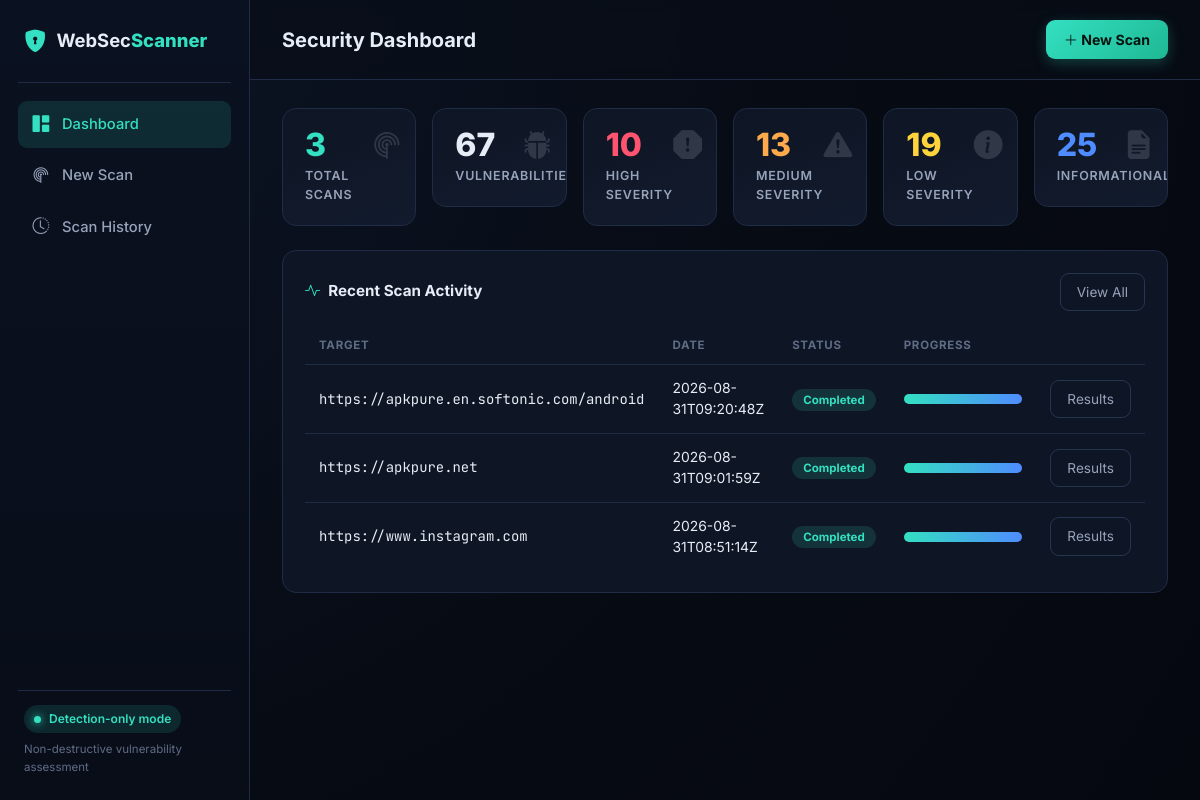
The page / on the database its author committed.
### tables this page shows
CREATE TABLE scans (
                id INTEGER PRIMARY KEY AUTOINCREMENT,
                target TEXT NOT NULL,
                date TEXT NOT NULL,
                status TEXT NOT NULL DEFAULT 'Queued',
                pages_discovered INTEGER DEFAULT 0,
                forms_discovered INTEGER DEFAULT 0,
                current_step TEXT DEFAULT '',
                progress INTEGER DEFAULT 0,
                error TEXT
            );

### app.py (the view)
@app.route("/")
def dashboard():
    stats = db.get_dashboard_stats()
    return render_template("dashboard.html", stats=stats)

### database/db.py (called while the page is built)
@contextmanager
def get_connection():
    conn = sqlite3.connect(DB_PATH)
    conn.row_factory = sqlite3.Row
    conn.execute("PRAGMA foreign_keys = ON")
    try:
        yield conn
        conn.commit()
    finally:
        conn.close()

def get_severity_counts(scan_id: int = None):
    counts = {s: 0 for s in SEVERITIES}
    with get_connection() as conn:
        if scan_id is None:
            rows = conn.execute(
                "SELECT severity, COUNT(*) as c FROM findings GROUP BY severity"
            ).fetchall()
        else:
            rows = conn.execute(
                "SELECT severity, COUNT(*) as c FROM findings WHERE scan_id = ? GROUP BY severity",
                (scan_id,),
            ).fetchall()
        for r in rows:
            counts[r["severity"]] = r["c"]
    return counts

def get_dashboard_stats():
    with get_connection() as conn:
        total_scans = conn.execute("SELECT COUNT(*) c FROM scans").fetchone()["c"]
        total_findings = conn.execute("SELECT COUNT(*) c FROM findings").fetchone()["c"]
        recent_scans = conn.execute(
            "SELECT * FROM scans ORDER BY id DESC LIMIT 8"
        ).fetchall()
    severity_counts = get_severity_counts()
    return {
        "total_scans": total_scans,
        "total_findings": total_findings,
        "high": severity_counts["High"],
        "medium": severity_counts["Medium"],
        "low": severity_counts["Low"],
        "info": severity_counts["Informational"],
        "recent_scans": [dict(r) for r in recent_scans],
    }

### templates/dashboard.html (shortened to what this page needs)
{% extends "base.html" %}
{% block page_title %}Security Dashboard{% endblock %}
{% block content %}
<div class="row g-3 mb-4">
  <div class="col-6 col-lg-2">
    <div class="stat-card total">
      <i class="bi bi-radar stat-icon"></i>
      <div class="stat-value">{{ stats.total_scans }}</div>
      <div class="stat-label">Total Scans</div>
    </div>
  </div>
  <div class="col-6 col-lg-2">
    <div class="stat-card">
      <i class="bi bi-bug-fill stat-icon"></i>
      <div class="stat-value">{{ stats.total_findings }}</div>
      <div class="stat-label">Vulnerabilities</div>
    </div>
  </div>
  <div class="col-6 col-lg-2">
    <div class="stat-card high">
      <i class="bi bi-exclamation-octagon-fill stat-icon"></i>
      <div class="stat-value">{{ stats.high }}</div>
      <div class="stat-label">High Severity</div>
    </div>
  </div>
  <div class="col-6 col-lg-2">
    <div class="stat-card medium">
      <i class="bi bi-exclamation-triangle-fill stat-icon"></i>
      <div class="stat-value">{{ stats.medium }}</div>
      <div class="stat-label">Medium Severity</div>
    </div>
  </div>
  <div class="col-6 col-lg-2">
    <div class="stat-card low">
      <i class="bi bi-info-circle-fill stat-icon"></i>
      <div class="stat-value">{{ stats.low }}</div>
      <div class="stat-label">Low Severity</div>
    </div>
  </div>
  <div class="col-6 col-lg-2">
    <div class="stat-card info">
      <i class="bi bi-file-earmark-text-fill stat-icon"></i>
      <div class="stat-value">{{ stats.info }}</div>
      <div class="stat-label">Informational</div>
    </div>
  </div>
</div>
<div class="panel">
  <div class="d-flex justify-content-between align-items-center mb-3">
    <div class="section-heading mb-0"><i class="bi bi-activity"></i> Recent Scan Activity</div>
    <a href="{{ url_for('history') }}" class="btn btn-outline-sec btn-sm">View All</a>
  </div>
  {% if stats.recent_scans %}
  <div class="table-responsive">
    <table class="table-sec">
      <thead>
        <tr>
          <th>Target</th>
          <th>Date</th>
          <th>Status</th>
          <th>Progress</th>
          <th></th>
        </tr>
      </thead>
      <tbody>
        {% for scan in stats.recent_scans %}
        <tr>
          <td class="mono">{{ scan.target }}</td>
          <td class="text-muted-sec">{{ scan.date }}</td>
          <td><span class="badge-status {{ scan.status }}">{{ scan.status }}</span></td>
          <td style="width: 160px;">
            <div class="progress"><div class="progress-bar" style="width: {{ scan.progress }}%"></div></div>
          </td>
          <td>
            {% if scan.status == 'Running' %}
              <a href="{{ url_for('scan_progress', scan_id=scan.id) }}" class="btn btn-outline-sec btn-sm">Watch</a>
            {% else %}
              <a href="{{ url_for('results', scan_id=scan.id) }}" class="btn btn-outline-sec btn-sm">Results</a>
            {% endif %}
          </td>
        </tr>
        {% endfor %}
      </tbody>
    </table>
  </div>
  {% else %}
  <div class="empty-state">
    <i class="bi bi-shield-check"></i>
    <p>No scans yet. Start your first security assessment.</p>
    <a href="{{ url_for('new_scan') }}" class="btn btn-primary-scan">Run a Scan</a>
  </div>
  {% endif %}
</div>
{% endblock %}

### templates/base.html (shortened to what this page needs)
<!DOCTYPE html>
<html lang="en">
<head>
<link href="https://cdn.jsdelivr.net/npm/bootstrap@5.3.3/dist/css/bootstrap.min.css" rel="stylesheet">
<link href="https://cdn.jsdelivr.net/npm/bootstrap-icons@1.11.3/font/bootstrap-icons.css" rel="stylesheet">
<link rel="stylesheet" href="{{ url_for('static', filename='css/style.css') }}">
</head>
<body>
<div class="app-shell">
  <nav class="sidebar">
    <div class="sidebar-brand">
      <i class="bi bi-shield-lock-fill"></i>
      <span>WebSec<strong>Scanner</strong></span>
    </div>
    <ul class="sidebar-nav">
      <li class="{{ 'active' if request.endpoint == 'dashboard' }}">
        <a href="{{ url_for('dashboard') }}"><i class="bi bi-grid-1x2-fill"></i> Dashboard</a>
      </li>
      <li class="{{ 'active' if request.endpoint == 'new_scan' }}">
        <a href="{{ url_for('new_scan') }}"><i class="bi bi-radar"></i> New Scan</a>
      </li>
      <li class="{{ 'active' if request.endpoint == 'history' }}">
        <a href="{{ url_for('history') }}"><i class="bi bi-clock-history"></i> Scan History</a>
      </li>
    </ul>
    <div class="sidebar-footer">
      <div class="status-pill">
        <span class="dot"></span> Detection-only mode
      </div>
      <div class="sidebar-caption">Non-destructive vulnerability assessment</div>
    </div>
  </nav>
  <main class="main-content">
    <header class="topbar">
      <div class="topbar-title">{% block page_title %}{% endblock %}</div>
      <div class="topbar-actions">
        <a href="{{ url_for('new_scan') }}" class="btn btn-scan"><i class="bi bi-plus-lg"></i> New Scan</a>
      </div>
    </header>
    <div class="content-area">
      {% block content %}{% endblock %}
    </div>
  </main>
</div>
</body>
</html>

### rows shown on the page
scans: target "https://apkpure.en.softonic.com/android", date "2026-08-31T09:20:48Z", status "Completed", progress 100 (drawn)
scans: target "https://apkpure.net", date "2026-08-31T09:01:59Z", status "Completed", progress 100 (drawn)
scans: target "https://www.instagram.com", date "2026-08-31T08:51:14Z", status "Completed", progress 100 (drawn)

### other values the page prints
{{ stats.total_scans }} "3"
{{ stats.total_findings }} "67"
{{ stats.high }} "10"
{{ stats.medium }} "13"
{{ stats.low }} "19"
{{ stats.info }} "25"
